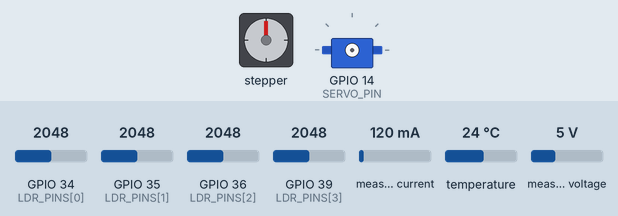
Simulated run of this sketch. Board: ESP32. On the bench: stepper motor, servo. Wiring (inferred from the names in the program): stepper motor (2048 steps per turn assumed): coils GPIO 25, GPIO 26, GPIO 27, GPIO 33. Inputs (shaded band) come from the test bench; at power-on: GPIO 34 (LDR_PINS[0]) = 2048, GPIO 35 (LDR_PINS[1]) = 2048, GPIO 36 (LDR_PINS[2]) = 2048, GPIO 39 (LDR_PINS[3]) = 2048, measured current 120 mA, temperature 24 °C, measured voltage 5 V. WiFi joins after 1.5 s; servers stay silent unless stated; network time is answered at once with the bench clock; the local clock reads 2024-03-15 10:24:30 at power-on unless the sketch sets it; no MQTT or app messages arrive unless stated; what the sketch prints to the serial monitor is not drawn.

Above: at 5.6 s.
5.7 s: GPIO 34 (LDR_PINS[0]) set to 1282
At 11.5 s:
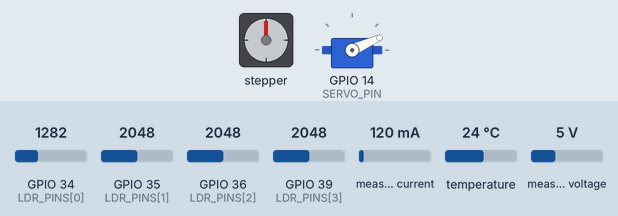
12.4 s: GPIO 34 (LDR_PINS[0]) set to 1149
At 21.8 s:
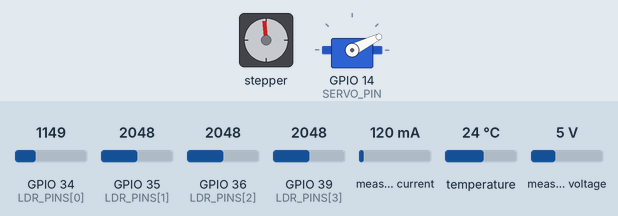
22.0 s: GPIO 35 (LDR_PINS[1]) set to 1469
At 31.4 s:
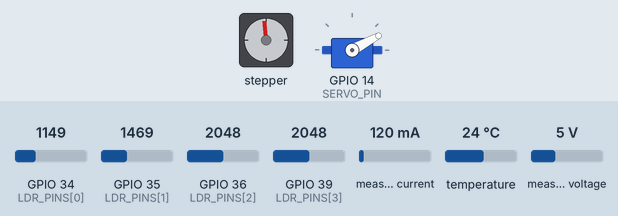
31.6 s: GPIO 35 (LDR_PINS[1]) set to 1384
At 82.3 s:
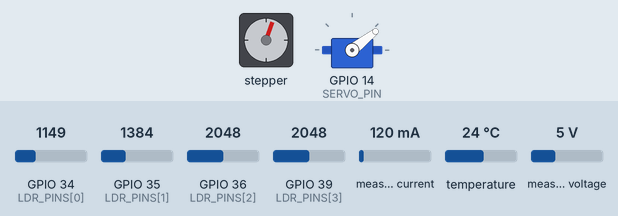
Timing chart, 0 to 92.3 s (numbered marks = the images above; inputs shaded):
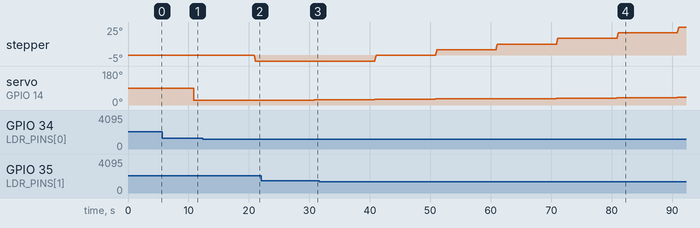

Measured:
- the behaviour switches between 1421 and 1420 on GPIO 35 (LDR_PINS[1]) (found by bisection; images 3 and 4)
- after the input at 5.7 s, stepper: stops changing and stays 0°
- after the input at 22.0 s, stepper: stops changing and stays -5°

The sketch:

gerador_movel.ino
```cpp
#include <WiFi.h>
#include <PubSubClient.h>
#include <Wire.h>
#include <Adafruit_INA219.h>
#include <OneWire.h>
#include <DallasTemperature.h>
#include <ESP32Servo.h>
#include <NTPClient.h>
#include <WiFiUdp.h>
#include <math.h>

// ============================================================
//  CONFIGURACOES DE WI-FI
// ============================================================
const char* ssids[] = {
  "Budweiser"
};

const char* passwords[] = {
  "Aa25101208"
};

const int numRedes = 1;

// ============================================================
//  CONFIGURACOES DO THINGSBOARD
// ============================================================
const char* thingsboardServer = "thingsboard.cloud";
const int mqttPort = 1883;

const char* mqttUser = "HdtR8SDiJp8zGj0RhhgT";

WiFiClient espClient;
PubSubClient client(espClient);

// ============================================================
//  HORARIO VIA NTP
// ============================================================
WiFiUDP ntpUDP;
NTPClient timeClient(ntpUDP, "pool.ntp.org", -10800, 60000);

const bool USAR_RESTRICAO_HORARIO = true;
const int MINUTO_INICIO_RASTREIO = 7 * 60 + 30;
const int MINUTO_FIM_RASTREIO    = 16 * 60;

// ============================================================
//  INA219 - PLACA MOVEL
// ============================================================
Adafruit_INA219 ina219(0x40);
bool inaOk = false;

float vbus = 0.0;
float corrente_mA = 0.0;
float potencia_mW = 0.0;

// ============================================================
//  DS18B20
// ============================================================
#define ONE_WIRE_BUS 4
OneWire oneWire(ONE_WIRE_BUS);
DallasTemperature sensors(&oneWire);

float tempC = 0.0;
bool tempOk = false;

// ============================================================
//  LDRs - LEITURA BRUTA E NORMALIZACAO MIN-MAX
// ============================================================
const int LDR_PINS[4] = {34, 35, 36, 39};
const int N_AMOSTRAS_LDR = 32;

int adcLdr[4] = {0, 0, 0, 0};

const int ADC_ESCURO_LDR[4] = {300, 360, 130, 370};
const int ADC_CLARO_LDR[4]  = {2200, 2860, 2200, 2350};

float adcNormLdr[4] = {0, 0, 0, 0};

float normMediaSuperior = 0.0;
float normMediaInferior = 0.0;
float normMediaEsquerda = 0.0;
float normMediaDireita = 0.0;
float normMedio = 0.0;

float razaoVertical = 1.0;
float razaoHorizontal = 1.0;

// ============================================================
//  SERVO - EIXO DE INCLINACAO / TILT
// ============================================================
const int SERVO_PIN = 14;
Servo servoTilt;

const int SERVO_MIN_GRAUS = 12;
const int SERVO_MAX_GRAUS = 57;
const int SERVO_REPOUSO_GRAUS = 22;
const int PASSO_SERVO_GRAUS = 2;

int servoAtualGraus = SERVO_REPOUSO_GRAUS;
bool servoAnexado = false;

const bool INVERTER_DIRECAO_SERVO = false;

// ============================================================
//  MOTOR DE PASSO - EIXO AZIMUTAL
// ============================================================
const int IN1 = 25;
const int IN2 = 26;
const int IN3 = 27;
const int IN4 = 33;

const int sequencia[8][4] = {
  {1, 0, 0, 0},
  {1, 1, 0, 0},
  {0, 1, 0, 0},
  {0, 1, 1, 0},
  {0, 0, 1, 0},
  {0, 0, 1, 1},
  {0, 0, 0, 1},
  {1, 0, 0, 1}
};

int passoAtualSequencia = 0;
long posicaoPassos = 0;

const int PASSOS_POR_VOLTA = 4096;
const int DELAY_PASSO_MS = 4;

const float AZIMUTE_MIN_GRAUS = -86.0;
const float AZIMUTE_MAX_GRAUS = 100.0;
const float AZIMUTE_REPOUSO_GRAUS = 0.0;
const float PASSO_AZIMUTE_GRAUS = 5.0;

const bool INVERTER_DIRECAO_AZIMUTE = true;

// ============================================================
//  LOGICA DE RASTREAMENTO / COLETA
// ============================================================
const bool MOVIMENTACAO_PAINEL_ATIVA = true;
const bool COMANDAR_SERVO_NO_SETUP = false;

const float TOLERANCIA_RAZAO = 1.08;
const float NORM_MIN_RASTREIO = 100.0;
const int ADC_SATURACAO_LDR = 4000;
const int QTD_LDR_SATURADOS_BLOQUEIO = 3;

const unsigned long INTERVALO_TELEMETRIA_MS = 10000UL;
const unsigned long INTERVALO_RASTREIO_MS   = 10000UL;

unsigned long ultimoEnvio = 0;
unsigned long ultimoRastreio = 0;

int qtdLdrSaturados = 0;
bool ldrSaturado = false;

enum EstadoRastreador {
  REPOUSO,
  AGUARDANDO_CORRECAO,
  CORRIGINDO,
  COLETA_FIXA
};

EstadoRastreador estado = AGUARDANDO_CORRECAO;

// ============================================================
//  FUNCOES AUXILIARES - ESTADO / HORARIO
// ============================================================
const char* estadoTexto() {
  if (!MOVIMENTACAO_PAINEL_ATIVA) {
    return "COLETA_FIXA";
  }

  if (ldrSaturado) {
    return "LDR_SATURADO";
  }

  switch (estado) {
    case REPOUSO: return "REPOUSO";
    case CORRIGINDO: return "CORRIGINDO";
    case COLETA_FIXA: return "COLETA_FIXA";
    case AGUARDANDO_CORRECAO:
    default: return "AGUARDANDO";
  }
}

bool dentroPeriodoDiurno() {
  if (!USAR_RESTRICAO_HORARIO) {
    return true;
  }

  timeClient.update();
  int minutosAgora = timeClient.getHours() * 60 + timeClient.getMinutes();
  return (minutosAgora >= MINUTO_INICIO_RASTREIO && minutosAgora < MINUTO_FIM_RASTREIO);
}

// ============================================================
//  FUNCOES AUXILIARES - WIFI / MQTT
// ============================================================
void conectarWiFi() {
  if (WiFi.status() == WL_CONNECTED) return;

  Serial.println();
  Serial.println("Tentando conectar ao Wi-Fi...");
  WiFi.mode(WIFI_STA);

  while (WiFi.status() != WL_CONNECTED) {
    for (int i = 0; i < numRedes; i++) {
      Serial.print("Tentando rede: ");
      Serial.println(ssids[i]);

      WiFi.begin(ssids[i], passwords[i]);
      unsigned long inicioTentativa = millis();

      while (WiFi.status() != WL_CONNECTED && millis() - inicioTentativa < 10000UL) {
        delay(500);
        Serial.print(".");
      }

      if (WiFi.status() == WL_CONNECTED) {
        Serial.println();
        Serial.println("Wi-Fi conectado!");
        Serial.print("IP do ESP32: ");
        Serial.println(WiFi.localIP());
        return;
      }

      Serial.println();
      Serial.println("Nao conectou nessa rede.");
      WiFi.disconnect(true);
      delay(1000);
    }

    Serial.println("Nenhuma rede conectou. Tentando novamente em 5 segundos...");
    delay(5000);
  }
}

void conectarMQTT() {
  while (!client.connected()) {
    conectarWiFi();

    Serial.print("Conectando ao ThingsBoard via MQTT... ");

    String clientId = "ESP32_Gerador_Movel_";
    clientId += String((uint32_t)ESP.getEfuseMac(), HEX);

    if (client.connect(clientId.c_str(), mqttUser, NULL)) {
      Serial.println("conectado!");
    } else {
      Serial.print("falha, rc=");
      Serial.print(client.state());
      Serial.println(" | tentando novamente em 5 segundos...");
      delay(5000);
    }
  }
}

void manterConexoes() {
  if (WiFi.status() != WL_CONNECTED) {
    Serial.println("Wi-Fi caiu. Reconectando...");
    conectarWiFi();
  }

  if (!client.connected()) {
    conectarMQTT();
  }

  client.loop();
}

// ============================================================
//  FUNCOES AUXILIARES - SENSORES
// ============================================================
void lerLDR(int indice, int &adc_medio) {
  long soma = 0;

  for (int k = 0; k < N_AMOSTRAS_LDR; k++) {
    soma += analogRead(LDR_PINS[indice]);
    delayMicroseconds(200);
  }

  adc_medio = soma / N_AMOSTRAS_LDR;
}

float normalizarAdcLdr(int indice, int adcBruto) {
  float denominador = ADC_CLARO_LDR[indice] - ADC_ESCURO_LDR[indice];

  if (denominador <= 0.0) {
    return 0.0;
  }

  float normalizado = (adcBruto - ADC_ESCURO_LDR[indice]) * 1000.0 / denominador;
  return constrain(normalizado, 0.0, 1000.0);
}

void calcularMediasLDR() {
  for (int n = 0; n < 4; n++) {
    adcNormLdr[n] = normalizarAdcLdr(n, adcLdr[n]);
  }

  normMediaSuperior = (adcNormLdr[0] + adcNormLdr[1]) / 2.0;
  normMediaInferior = (adcNormLdr[2] + adcNormLdr[3]) / 2.0;
  normMediaEsquerda = (adcNormLdr[0] + adcNormLdr[2]) / 2.0;
  normMediaDireita  = (adcNormLdr[1] + adcNormLdr[3]) / 2.0;
  normMedio = (adcNormLdr[0] + adcNormLdr[1] + adcNormLdr[2] + adcNormLdr[3]) / 4.0;

  float menorV = min(normMediaSuperior, normMediaInferior);
  float maiorV = max(normMediaSuperior, normMediaInferior);
  if (maiorV <= 0.001) {
    razaoVertical = 1.0;
  } else if (menorV <= 0.001) {
    razaoVertical = 999.0;
  } else {
    razaoVertical = maiorV / menorV;
  }

  float menorH = min(normMediaEsquerda, normMediaDireita);
  float maiorH = max(normMediaEsquerda, normMediaDireita);
  if (maiorH <= 0.001) {
    razaoHorizontal = 1.0;
  } else if (menorH <= 0.001) {
    razaoHorizontal = 999.0;
  } else {
    razaoHorizontal = maiorH / menorH;
  }
}

int contarLdrsSaturados() {
  int quantidade = 0;

  for (int k = 0; k < 4; k++) {
    if (adcLdr[k] >= ADC_SATURACAO_LDR) {
      quantidade++;
    }
  }

  return quantidade;
}

void atualizarSensores() {
  sensors.requestTemperatures();
  tempC = sensors.getTempCByIndex(0);
  tempOk = (tempC > -100);

  for (int n = 0; n < 4; n++) {
    lerLDR(n, adcLdr[n]);
  }
  calcularMediasLDR();
  qtdLdrSaturados = contarLdrsSaturados();
  ldrSaturado = (qtdLdrSaturados >= QTD_LDR_SATURADOS_BLOQUEIO);

  if (inaOk) {
    vbus = ina219.getBusVoltage_V();
    corrente_mA = ina219.getCurrent_mA();
    potencia_mW = vbus * corrente_mA;
  } else {
    vbus = 0.0;
    corrente_mA = 0.0;
    potencia_mW = 0.0;
  }
}

// ============================================================
//  FUNCOES AUXILIARES - MOTOR DE PASSO
// ============================================================
void aplicarPasso(int indice) {
  digitalWrite(IN1, sequencia[indice][0]);
  digitalWrite(IN2, sequencia[indice][1]);
  digitalWrite(IN3, sequencia[indice][2]);
  digitalWrite(IN4, sequencia[indice][3]);
}

void desligarBobinas() {
  digitalWrite(IN1, LOW);
  digitalWrite(IN2, LOW);
  digitalWrite(IN3, LOW);
  digitalWrite(IN4, LOW);
}

void moverPassos(long quantidade) {
  if (!MOVIMENTACAO_PAINEL_ATIVA) {
    desligarBobinas();
    return;
  }

  if (quantidade == 0) {
    desligarBobinas();
    return;
  }

  int direcao = (quantidade > 0) ? 1 : -1;
  quantidade = labs(quantidade);

  for (long i = 0; i < quantidade; i++) {
    passoAtualSequencia += direcao;

    if (passoAtualSequencia > 7) passoAtualSequencia = 0;
    if (passoAtualSequencia < 0) passoAtualSequencia = 7;

    aplicarPasso(passoAtualSequencia);
    posicaoPassos += direcao;

    delay(DELAY_PASSO_MS);
  }

  desligarBobinas();
}

float azimuteAtualGraus() {
  return (posicaoPassos * 360.0) / PASSOS_POR_VOLTA;
}

void moverAzimutePara(float alvoGraus) {
  if (!MOVIMENTACAO_PAINEL_ATIVA) {
    desligarBobinas();
    return;
  }

  alvoGraus = constrain(alvoGraus, AZIMUTE_MIN_GRAUS, AZIMUTE_MAX_GRAUS);

  long alvoPassos = lround((alvoGraus * PASSOS_POR_VOLTA) / 360.0);
  long deltaPassos = alvoPassos - posicaoPassos;

  moverPassos(deltaPassos);

  Serial.print("Azimute atual: ");
  Serial.print(azimuteAtualGraus(), 2);
  Serial.println(" graus");
}

// ============================================================
//  FUNCOES AUXILIARES - SERVO
// ============================================================
void anexarServoSeNecessario() {
  if (!servoAnexado) {
    servoTilt.attach(SERVO_PIN);
    servoAnexado = true;
    delay(50);
  }
}

void moverServoPara(int alvoGraus) {
  if (!MOVIMENTACAO_PAINEL_ATIVA) {
    return;
  }

  alvoGraus = constrain(alvoGraus, SERVO_MIN_GRAUS, SERVO_MAX_GRAUS);

  anexarServoSeNecessario();

  if (alvoGraus == servoAtualGraus) {
    servoTilt.write(servoAtualGraus);
    return;
  }

  int direcao = (alvoGraus > servoAtualGraus) ? 1 : -1;

  while (servoAtualGraus != alvoGraus) {
    servoAtualGraus += direcao;
    servoTilt.write(servoAtualGraus);
    delay(20);
  }

  Serial.print("Servo tilt atual: ");
  Serial.print(servoAtualGraus);
  Serial.println(" graus");
}

void retornarRepouso() {
  if (!MOVIMENTACAO_PAINEL_ATIVA) {
    desligarBobinas();
    return;
  }

  Serial.println("Retornando para posicao de repouso...");
  moverServoPara(SERVO_REPOUSO_GRAUS);
  moverAzimutePara(AZIMUTE_REPOUSO_GRAUS);
}

// ============================================================
//  LOGICA DE RASTREAMENTO DIFERENCIAL POR ADC NORMALIZADO
// ============================================================
void corrigirServoPorLDR() {
  if (razaoVertical <= TOLERANCIA_RAZAO) return;

  int sinalServo;

  if (normMediaSuperior > normMediaInferior) {
    sinalServo = -1;
  } else {
    sinalServo = +1;
  }

  if (INVERTER_DIRECAO_SERVO) sinalServo *= -1;

  int novoServo = servoAtualGraus + sinalServo * PASSO_SERVO_GRAUS;
  novoServo = constrain(novoServo, SERVO_MIN_GRAUS, SERVO_MAX_GRAUS);

  if (novoServo != servoAtualGraus) {
    moverServoPara(novoServo);
  }
}

void corrigirAzimutePorLDR() {
  if (razaoHorizontal <= TOLERANCIA_RAZAO) return;

  int sinalAzimute;

  if (normMediaEsquerda > normMediaDireita) {
    sinalAzimute = -1;
  } else {
    sinalAzimute = +1;
  }

  if (INVERTER_DIRECAO_AZIMUTE) sinalAzimute *= -1;

  float novoAzimute = azimuteAtualGraus() + sinalAzimute * PASSO_AZIMUTE_GRAUS;
  novoAzimute = constrain(novoAzimute, AZIMUTE_MIN_GRAUS, AZIMUTE_MAX_GRAUS);

  if (fabs(novoAzimute - azimuteAtualGraus()) > 0.01) {
    moverAzimutePara(novoAzimute);
  }
}

void executarCicloDeRastreamento() {
  qtdLdrSaturados = contarLdrsSaturados();
  ldrSaturado = (qtdLdrSaturados >= QTD_LDR_SATURADOS_BLOQUEIO);

  if (!MOVIMENTACAO_PAINEL_ATIVA) {
    estado = COLETA_FIXA;
    desligarBobinas();
    return;
  }

  if (!dentroPeriodoDiurno()) {
    if (estado != REPOUSO) {
      estado = REPOUSO;
      retornarRepouso();
      Serial.println("Fora da janela diurna. Sistema em REPOUSO.");
    }
    return;
  }

  if (estado == REPOUSO) {
    estado = AGUARDANDO_CORRECAO;
    Serial.println("Entrou na janela diurna. Aguardando proxima correcao.");
  }

  if (normMedio < NORM_MIN_RASTREIO) {
    estado = AGUARDANDO_CORRECAO;
    ldrSaturado = false;
    Serial.println("Pouca leitura normalizada nos LDRs. Posicao mantida.");
    return;
  }

  if (qtdLdrSaturados >= QTD_LDR_SATURADOS_BLOQUEIO) {
    estado = AGUARDANDO_CORRECAO;
    ldrSaturado = true;
    Serial.print("LDRs saturados: ");
    Serial.print(qtdLdrSaturados);
    Serial.println(". Posicao mantida.");
    return;
  }

  estado = CORRIGINDO;

  corrigirServoPorLDR();
  corrigirAzimutePorLDR();

  estado = AGUARDANDO_CORRECAO;

  Serial.println("=== CORRECAO DE RASTREAMENTO ===");
  Serial.printf("Norm Sup=%.1f | Inf=%.1f | Esq=%.1f | Dir=%.1f | Medio=%.1f\n",
                normMediaSuperior, normMediaInferior, normMediaEsquerda, normMediaDireita, normMedio);
  Serial.printf("Razao Vertical=%.3f | Razao Horizontal=%.3f\n", razaoVertical, razaoHorizontal);
  Serial.printf("Servo=%d graus | Azimute=%.2f graus | Estado=%s\n",
                servoAtualGraus, azimuteAtualGraus(), estadoTexto());
}

// ============================================================
//  TELEMETRIA
// ============================================================
void enviarTelemetria() {
  String payload = "{";

  payload += "\"tensao_gmovel\":" + String(vbus, 2);
  payload += ",\"corrente_gmovel\":" + String(corrente_mA, 2);
  payload += ",\"potencia_gmovel\":" + String(potencia_mW, 2);

  if (tempOk) {
    payload += ",\"temperatura_gmovel\":" + String(tempC, 2);
  }

  payload += ",\"ldr1_adc_gmovel\":" + String(adcLdr[0]);
  payload += ",\"ldr2_adc_gmovel\":" + String(adcLdr[1]);
  payload += ",\"ldr3_adc_gmovel\":" + String(adcLdr[2]);
  payload += ",\"ldr4_adc_gmovel\":" + String(adcLdr[3]);

  payload += ",\"servo_tilt_gmovel\":" + String(servoAtualGraus);
  payload += ",\"azimute_gmovel\":" + String(azimuteAtualGraus(), 2);

  payload += ",\"wifi_conectado_gmovel\":" + String(WiFi.status() == WL_CONNECTED ? 1 : 0);
  payload += ",\"mqtt_conectado_gmovel\":" + String(client.connected() ? 1 : 0);
  payload += ",\"wifi_rssi_gmovel\":" + String(WiFi.RSSI());

  payload += "}";

  Serial.print("Payload enviado: ");
  Serial.println(payload);

  bool publicado = client.publish("v1/devices/me/telemetry", payload.c_str());

  if (publicado) {
    Serial.println("Status MQTT: publicado com sucesso.");
  } else {
    Serial.println("Status MQTT: falha ao publicar.");
  }
}

void imprimirStatusSerial() {
  Serial.println("-------------------------");
  Serial.printf("Hora NTP:        %02d:%02d:%02d\n", timeClient.getHours(), timeClient.getMinutes(), timeClient.getSeconds());
  Serial.printf("Estado:          %s | RSSI=%d dBm\n", estadoTexto(), WiFi.RSSI());
  Serial.printf("INA219:          V=%.2f V | I=%.2f mA | P=%.2f mW\n", vbus, corrente_mA, potencia_mW);

  if (tempOk) {
    Serial.printf("Temperatura:     %.2f C\n", tempC);
  } else {
    Serial.println("Temperatura:     ERRO DS18B20");
  }

  for (int n = 0; n < 4; n++) {
    Serial.printf("LDR%d GPIO%2d: ADC=%4d | Norm=%.1f/1000\n",
                  n + 1, LDR_PINS[n], adcLdr[n], adcNormLdr[n]);
  }

  Serial.printf("LDRs saturados: %d | Bloqueio: %s\n",
                qtdLdrSaturados, ldrSaturado ? "SIM" : "NAO");
  Serial.printf("Norm Sup=%.1f | Inf=%.1f | Esq=%.1f | Dir=%.1f | Medio=%.1f\n",
                normMediaSuperior, normMediaInferior, normMediaEsquerda, normMediaDireita, normMedio);
  Serial.printf("Servo=%d graus | Azimute=%.2f graus\n",
                servoAtualGraus, azimuteAtualGraus());
  Serial.println("-------------------------");
}

// ============================================================
//  SETUP
// ============================================================
void setup() {
  Serial.begin(115200);
  delay(2000);

  Serial.println("=== GERADOR MOVEL - RASTREAMENTO MIN-MAX + WIFI + MQTT ===");
  Serial.println("ATENCAO: antes de energizar, deixe mecanicamente o azimute em 0 grau.");
  Serial.println();

  Wire.begin();
  sensors.begin();

  if (!ina219.begin()) {
    Serial.println("ERRO: INA219 nao encontrado! O restante do sistema continuara funcionando.");
    inaOk = false;
  } else {
    Serial.println("OK: INA219 encontrado.");
    ina219.setCalibration_16V_400mA();
    inaOk = true;
  }

  pinMode(IN1, OUTPUT);
  pinMode(IN2, OUTPUT);
  pinMode(IN3, OUTPUT);
  pinMode(IN4, OUTPUT);
  desligarBobinas();

  servoAtualGraus = SERVO_REPOUSO_GRAUS;
  if (COMANDAR_SERVO_NO_SETUP) {
    anexarServoSeNecessario();
    servoTilt.write(servoAtualGraus);
    delay(500);
  }

  posicaoPassos = 0;
  desligarBobinas();

  conectarWiFi();
  timeClient.begin();
  timeClient.update();

  client.setServer(thingsboardServer, mqttPort);
  client.setBufferSize(2048);
  conectarMQTT();

  if (!MOVIMENTACAO_PAINEL_ATIVA) {
    estado = COLETA_FIXA;
    desligarBobinas();
  } else if (USAR_RESTRICAO_HORARIO && !dentroPeriodoDiurno()) {
    estado = REPOUSO;
    retornarRepouso();
  } else {
    estado = AGUARDANDO_CORRECAO;
  }

  Serial.println();
  Serial.println("Sistema iniciado.");
  Serial.println("Telemetria a cada 10 s.");
  if (MOVIMENTACAO_PAINEL_ATIVA) {
    Serial.println("Correcao diferencial a cada 10 s.");
  } else {
    Serial.println("Movimentacao desativada: painel fixo, apenas telemetria.");
  }
  Serial.println();

  atualizarSensores();
  imprimirStatusSerial();
  enviarTelemetria();
}

// ============================================================
//  LOOP
// ============================================================
void loop() {
  manterConexoes();
  timeClient.update();

  unsigned long agora = millis();

  if (agora - ultimoRastreio >= INTERVALO_RASTREIO_MS) {
    ultimoRastreio = agora;
    atualizarSensores();
    executarCicloDeRastreamento();
  }

  if (agora - ultimoEnvio >= INTERVALO_TELEMETRIA_MS) {
    ultimoEnvio = agora;
    atualizarSensores();
    imprimirStatusSerial();
    enviarTelemetria();
    Serial.println();
  }
}
```
